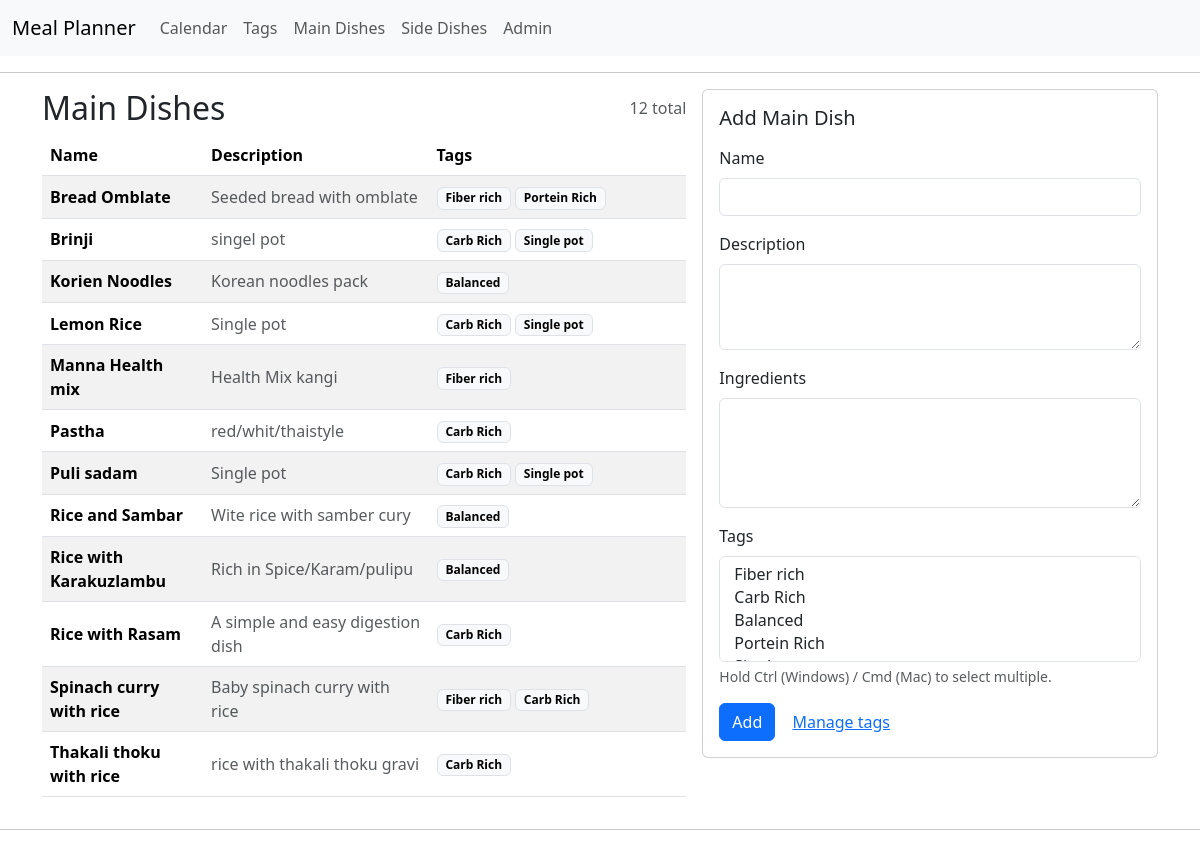
Screenshot of /mp/main-dishes/ with the database file from the repository.
### meal_planner/models.py (models this page shows, shortened)
class MainDish(models.Model):
    id = models.AutoField(primary_key=True)
    name = models.CharField(max_length=100)
    description = models.TextField()
    ingredients = models.TextField(blank=True)
    tags = models.ManyToManyField(Tag, related_name='main_dishes')

class Tag(models.Model):
    id = models.AutoField(primary_key=True)
    name = models.CharField(max_length=50)
    description = models.TextField()
    def __str__(self):
        return self.name

### meal_planner/views.py (the view)
# urls.py: path('main-dishes/', views.main_dishes_view, name='main_dishes'),
def main_dishes_view(request):
    from .forms import MainDishForm
    from .models import MainDish
    if request.method == "POST":
        form = MainDishForm(request.POST)
        if form.is_valid():
            form.save()
            return redirect("main_dishes")
    else:
        form = MainDishForm()
    dishes = MainDish.objects.prefetch_related("tags").order_by("name")
    return render(
        request,
        "meal_planner/main_dishes.html",
        {
            "dishes": dishes,
            "form": form,
        },
    )

### meal_planner/forms.py
class MainDishForm(forms.ModelForm):
    class Meta:
        model = MainDish
        fields = ["name", "description", "ingredients", "tags"]
        widgets = {
            "name": forms.TextInput(attrs={"class": "form-control"}),
            "description": forms.Textarea(
                attrs={"class": "form-control", "rows": 3}
            ),
            "ingredients": forms.Textarea(
                attrs={"class": "form-control", "rows": 4}
            ),
            "tags": forms.SelectMultiple(attrs={"class": "form-select"}),
        }

### meal_planner/templates/meal_planner/main_dishes.html (shortened to what this page needs)
{% extends 'meal_planner/main.html' %}
{% block content %}
<div class="row g-3">
  <div class="col-12 col-lg-7">
    <div class="d-flex align-items-center justify-content-between mb-2">
      <h2 class="m-0">Main Dishes</h2>
      <span class="text-muted">{{ dishes|length }} total</span>
    </div>
    <div class="table-responsive">
      <table class="table table-striped align-middle">
        <thead>
          <tr>
            <th style="width: 25%">Name</th>
            <th style="width: 35%">Description</th>
            <th>Tags</th>
          </tr>
        </thead>
        <tbody>
          {% for d in dishes %}
            <tr>
              <td class="fw-semibold">{{ d.name }}</td>
              <td class="text-muted">{{ d.description }}</td>
              <td>
                {% for t in d.tags.all %}
                  <span class="badge text-bg-light border">{{ t.name }}</span>
                {% empty %}
                  <span class="text-muted">—</span>
                {% endfor %}
              </td>
            </tr>
          {% empty %}
            <tr>
              <td colspan="3" class="text-muted">No main dishes yet.</td>
            </tr>
          {% endfor %}
        </tbody>
      </table>
    </div>
  </div>
  <div class="col-12 col-lg-5">
    <div class="card">
      <div class="card-body">
        <h5 class="card-title">Add Main Dish</h5>
        <form method="post" class="mt-3">
          <div class="mb-3">
            <label class="form-label">Name</label>
            {{ form.name }}
          </div>
          <div class="mb-3">
            <label class="form-label">Description</label>
            {{ form.description }}
          </div>
          <div class="mb-3">
            <label class="form-label">Ingredients</label>
            {{ form.ingredients }}
          </div>
          <div class="mb-3">
            <label class="form-label">Tags</label>
            {{ form.tags }}
            <div class="form-text">Hold Ctrl (Windows) / Cmd (Mac) to select multiple.</div>
          </div>
          <button class="btn btn-primary" type="submit">Add</button>
          <a class="btn btn-link" href="/mp/tags/">Manage tags</a>
        </form>
      </div>
    </div>
  </div>
</div>
{% endblock %}

### rows the page displays
MainDish: name "Bread Omblate", description "Seeded bread with omblate"
Tag: name "Fiber rich"
Tag: name "Portein Rich"
MainDish: name "Brinji", description "singel pot"
Tag: name "Carb Rich"
Tag: name "Single pot"
MainDish: name "Korien Noodles", description "Korean noodles pack"
Tag: name "Balanced"
MainDish: name "Lemon Rice", description "Single pot"
MainDish: name "Manna Health mix", description "Health Mix kangi"
MainDish: name "Pastha", description "red/whit/thaistyle"
MainDish: name "Puli sadam", description "Single pot"
MainDish: name "Rice and Sambar", description "Wite rice with samber cury"
MainDish: name "Rice with Karakuzlambu", description "Rich in Spice/Karam/pulipu"
MainDish: name "Rice with Rasam", description "A simple and easy digestion dish"
MainDish: name "Spinach curry with rice", description "Baby spinach curry with rice"
MainDish: name "Thakali thoku with rice", description "rice with thakali thoku gravi"

### other values shown
{{ dishes|length }} "12"
